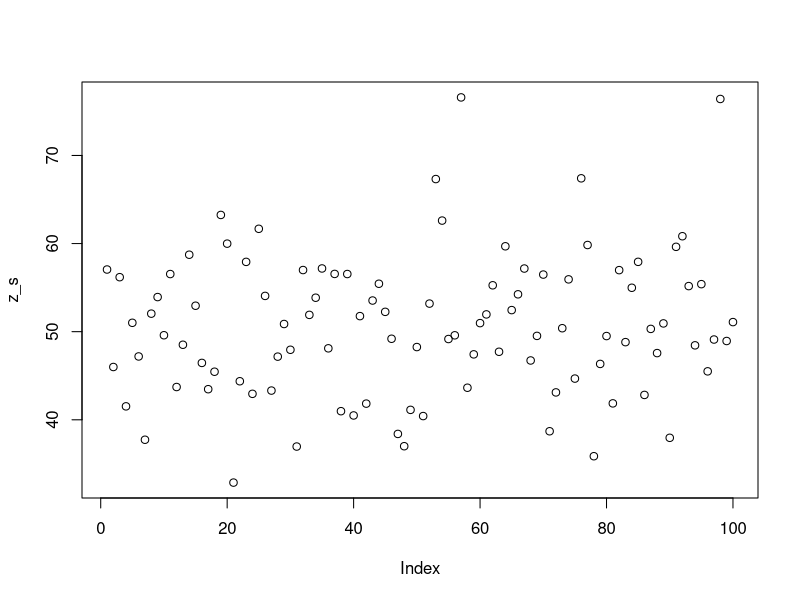
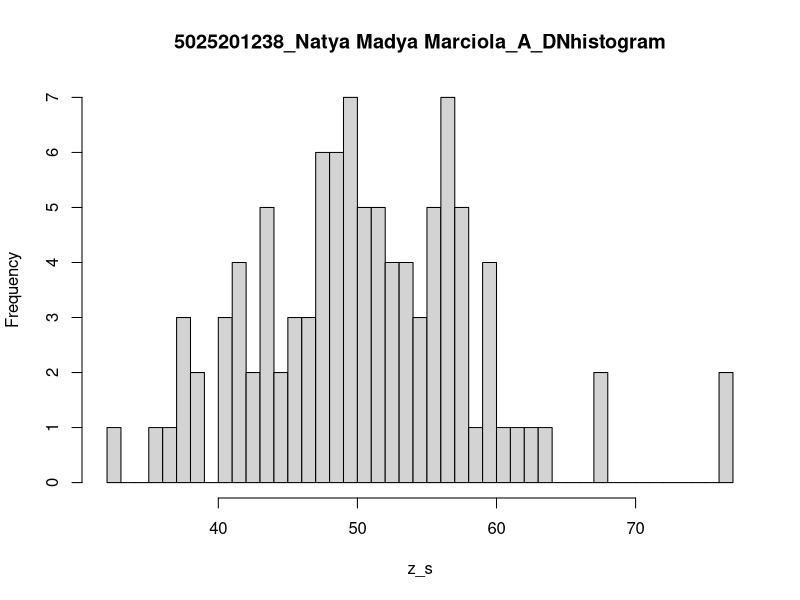

Write R code to recreate these figures, in order.
#6. Diketahui generate random nilai sebanyak 100 data, mean = 50, sd = 8. Tentukan

#a. Fungsi Probabilitas dari Distribusi Normal P(X1 ≤ x ≤ X2), hitung Z-Score Nya dan plot data generate randomnya dalam bentuk grafik. Petunjuk(gunakan fungsi plot()).
#Keterangan :
#X1 = Dibawah rata-rata
#X2 = Diatas rata-rata
#Contoh data :
#1,2,4,2,6,3,10,11,5,3,6,8
#rata-rata = 5.083333
#X1 = 5
#X2 = 6

n<-100
mean<-50
sd<-8

z_s = rnorm(n,mean,sd)
z_s
plot(z_s)

#b. Generate Histogram dari Distribusi Normal dengan breaks 50 dan format penamaan: NRP_Nama_Probstat_{Nama Kelas}_DNhistogram
#Contoh :
#312312312_Rola_Probstat_A_DNhistogram

hist(z_s, breaks = 50, main="5025201238_Natya Madya Marciola_A_DNhistogram")

#c. Nilai Varian (σ²) dari hasil generate random nilai Distribusi Normal.
varian=sd*sd
paste("Nilai Varian: ", varian)
